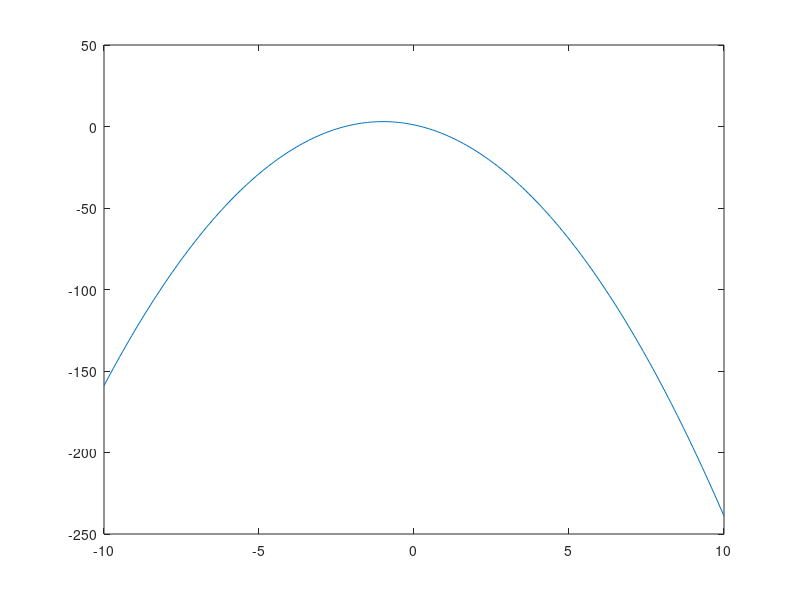

This chart was generated by the following MATLAB code:
% comments start with percent
% may be useful for later review
% to run you go editor/run. (f5 shortcut)
% to change font size it's home/preferences/fonts then change the size
% looks like it's saved in my "wester D drive"
% so it looks like it ouputs what's not semi-coloned
% So it looks like it's not linear. It only runs one line of code. It 
    % doesn't run line 47 then line 48. It only runs the non semi-coloned
    % and not together. It applies an operation to the base variable then
    % does not change that variable in memory. The next operation would be
    % applied to the base variable.
% When you type the beginning of a method you get intellisense

%defining variables

x = 1;  %the semi colon prevents the program from outputting 1. This is 
        %like R, with the variables in the window to the right
        
y = 2;
z = x+y;

%ans stores the result of the last opeartion if no variable has been
%assigned

x-y;
q = ans +1; %in this case ans is x-y;


%defining lists
x = [2,5,-4];   %you can reuse variables. in this case i'm reassigning x 
                %to an array
                
z = [1:100];    % z is an array that is equal to all the numbers from 1 to 
                % 100. If you want to see it, just run without the
                % semi-colon
                
z = [0:2:100];  % all the even numbers from 0 to 100   



%operations with lists
x+1;

y = [1,2,3];

x+y;            % when adding or subtracting, make sure the lenghts are 
x-y;            % the same 


%x*y;           % note, you cannot multiplt two lists with * operator.
2*x;            % However, this is appropriate.
x.^2;           % You can raise lists to powers with .^


x/2;
2./x;


% plot using ploy(x,y) where
    % x is the list of x-coordinates
    % y is the list of y-coordinates
    
% ex. if you want to draw a straight line segement from (1,2) to (5,6)

plot([1,5],[2,6]);      % note: these plots run through semi-colons


% ex. if you want to draw a straight line segement from x to y

x = [0,1,2,0];
y = [0,-1,5,0];
plot(x);                % note: it plots everything in the "plot" command
                        % so you can create shapes with different lines

z = [-3:0.01:3]
plot(z,sin(z));         % hmmm this is cool. the data then the function
                        % Also, it looks like this nullifies the previous 
                        % plots... hmmm
                        
                        
                        
% Evaluating and plotting polynomial functions
    %We use the polyval(list,value) where:
        % - list is the list of coefficients of a polynomial
        % - value is the value at which you want the polynomial to be
        %   evaluated

% ex. p(x) = 2x^2 -4x + 1 evaluated for p(-2)

polyval([-2,-4,1], -2); %this outputs 1
p = [-2,-4,1];
z = [-10:0.1:10];
plot(z,polyval(p,z));


% this very helpful to check your answers for lin alg homwork
